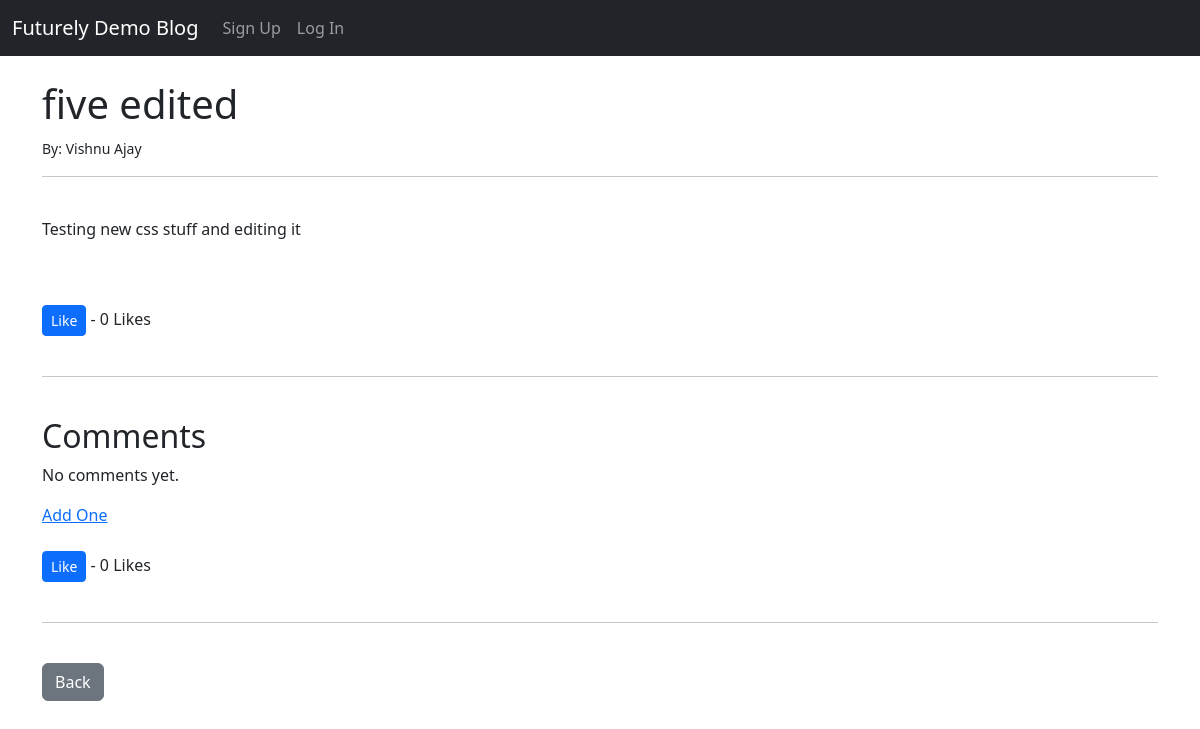
Page /article/5 on the committed database.
### newBlog/models.py (models this page shows, shortened)
class Post(models.Model):
    title = models.CharField(max_length=255)
    title_tag = models.CharField(max_length=255)
    content = models.TextField()
    date_posted = models.DateTimeField(auto_now_add=True)
    author = models.ForeignKey(User, on_delete=models.CASCADE)
    likes = models.ManyToManyField(User, related_name='blog_posts')
    def total_likes(self):
        return self.likes.count()

### newBlog/views.py (the view)
# urls.py: path('article/<int:pk>', ArticleDetailView.as_view(), name='article-detail'),
class ArticleDetailView(DetailView):
    model = Post
    template_name = 'article_details.html'
    def get_context_data(self, **kwargs) :
        context = super(ArticleDetailView, self).get_context_data(**kwargs)
        curr= get_object_or_404(Post, id=self.kwargs['pk'])
        context["total_likes"] = curr.total_likes()
        return context

### newBlog/templates/article_details.html (shortened to what this page needs)
{% extends 'base.html' %}
{% block content %}
<h1>
    {{ post.title }}
</h1>
<small>
    By: {{ post.author.first_name }} {{ post.author.last_name}}
</small>
<br/>
<hr>
<br/>
<p>
    {{ post.content }}
</p>
<br><br/>
<form action="{% url 'like_post' post.pk %}" method="POST">
    <button type="submit", name = "post_id", value = "{{ post.id }}", class="btn btn-primary btn-sm">Like</button>
    - {{total_likes}} Likes
<br><br/>
<hr>
<br/>
<h2> Comments</h2>
{% if not post.comments.all %}
    <p> No comments yet. </p>
    <a href="{% url 'add_comment' post.pk %}"> Add One </a>
{% endif %}
<br><br/>
<form action="{% url 'like_post' post.pk %}" method="POST">
    <button type="submit", name = "post_id", value = "{{ post.id }}", class="btn btn-primary btn-sm">Like</button>
    - {{total_likes}} Likes
<br><br/>
<hr>
<br/>
<a href="{% url 'home' %}" class="btn btn-secondary">Back</a>
{% endblock %}

### rows in the picture
Post: title "five edited", author.first_name "Vishnu", author.last_name "Ajay", content "Testing new css stuff and editing it"

### other values in the picture
{{ total_likes }} "0"
